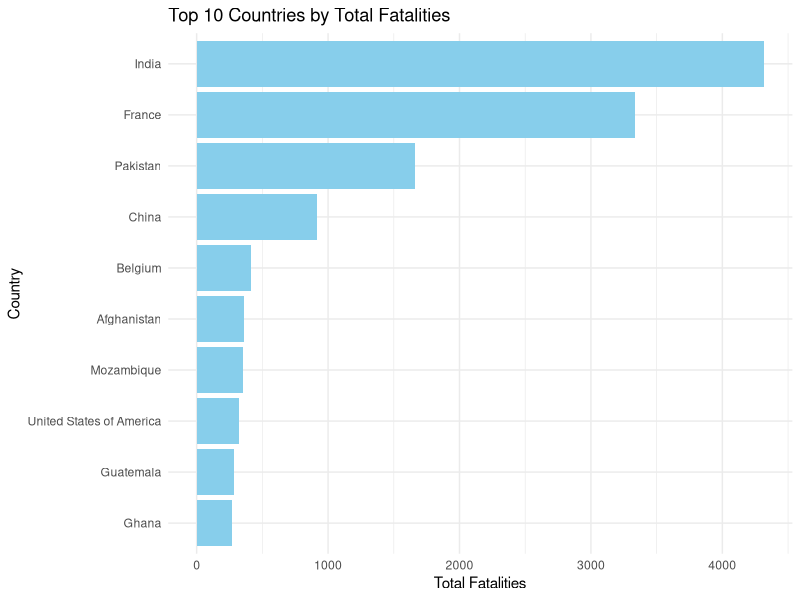

The R script that drew this image:
## ---- chunk 1
#| label: setup 
#| message: false
library(ggplot2)
library(dplyr)
library(tidyverse)
## ---- chunk 2
#| label: variables
#| message: false
c <- read_csv("climate-risk-index-1.csv")
## ---- chunk 3
#| label: bar chart
#| message: false
# Get the top 10 countries by total fatalities
top_countries <- c %>% arrange(desc(fatalities_total)) %>% slice(1:10)
ggplot(top_countries, aes(x = reorder(rw_country_name, fatalities_total), y = fatalities_total)) +
  geom_bar(stat = "identity", fill = "skyblue") +
  coord_flip() +
  labs(title = "Top 10 Countries by Total Fatalities",
       x = "Country",
       y = "Total Fatalities") +
  theme_minimal()
